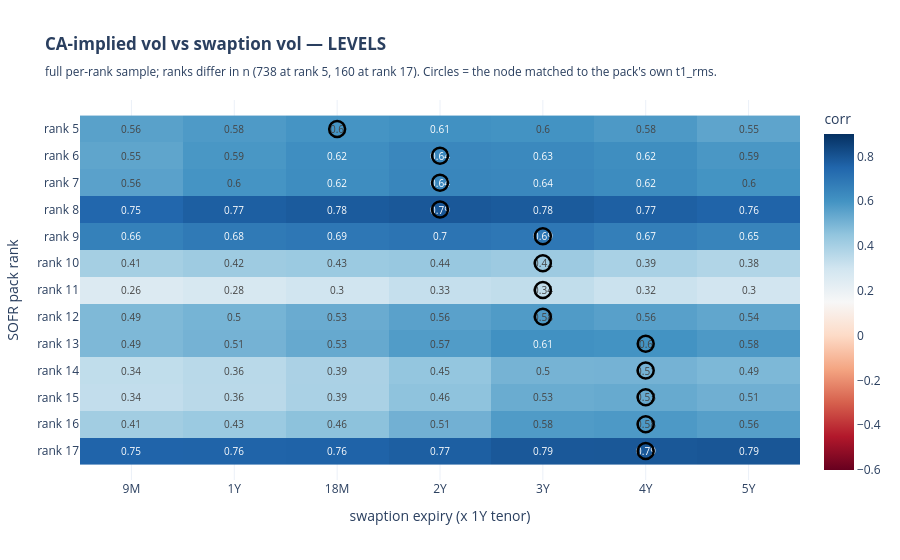
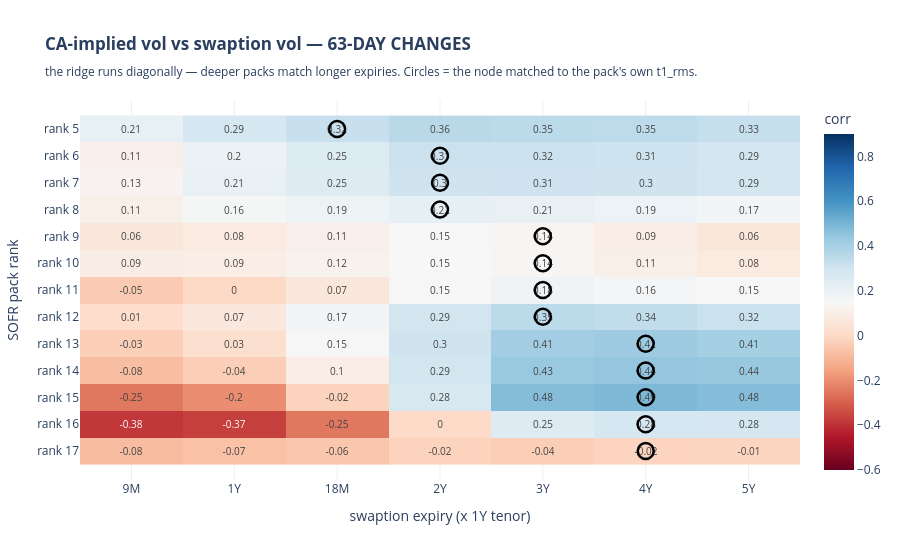

Source (notebook cell) for these figures, in order:
### Code cell
# The heatmaps. The d63 one is where the mechanism shows: a diagonal ridge.
for _m, _title, _sub in (
    (CORR_L, "LEVELS", "full per-rank sample; ranks differ in n (738 at rank 5, 160 at rank 17)"),
    (CORR_63, "63-DAY CHANGES", "the ridge runs diagonally — deeper packs match longer expiries"),
):
    _fig = go.Figure(go.Heatmap(
        z=_m.to_numpy(float), x=[str(c) for c in _m.columns],
        y=[f"rank {r}" for r in _m.index], colorscale="RdBu", zmid=0.0,
        zmin=-0.6, zmax=0.9, colorbar=dict(title="corr"),
        text=np.round(_m.to_numpy(float), 2), texttemplate="%{text}",
        textfont=dict(size=10)))
    _fig.add_trace(go.Scatter(
        x=[CVL.matched_node(t) for t in EXPMATCH["t1_rms_y"]],
        y=[f"rank {r}" for r in EXPMATCH.index], mode="markers",
        name="expiry-matched node", marker=dict(symbol="circle-open", size=16,
                                                color="#000", line=dict(width=2.5))))
    _fig.update_layout(
        title=(f"<b>CA-implied vol vs swaption vol — {_title}</b>"
               f"<br><sub>{_sub}. Circles = the node matched to the pack's own "
               "t1_rms.</sub>"),
        xaxis=dict(title=f"swaption expiry (x {CFG.vol_tenor} tenor)"),
        yaxis=dict(title="SOFR pack rank", autorange="reversed"),
        template="plotly_white", height=560)
    _fig.show()

### Figure 1 — Plotly figure (JSON) as saved in the notebook; plotly's stock layout.template omitted (floating-point values rounded to 4 significant figures)
{"data": [{"colorbar": {"title": {"text": "corr"}}, "colorscale": [[0.0, "rgb(103,0,31)"], [0.1, "rgb(178,24,43)"], [0.2, "rgb(214,96,77)"], [0.3, "rgb(244,165,130)"], [0.4, "rgb(253,219,199)"], [0.5, "rgb(247,247,247)"], [0.6, "rgb(209,229,240)"], [0.7, "rgb(146,197,222)"], [0.8, "rgb(67,147,195)"], [0.9, "rgb(33,102,172)"], [1.0, "rgb(5,48,97)"]], "text": [[0.56, 0.58, 0.6, 0.61, 0.6, 0.58, 0.55], [0.55, 0.59, 0.62, 0.64, 0.63, 0.62, 0.59], [0.56, 0.6, 0.62, 0.64, 0.64, 0.62, 0.6], [0.75, 0.77, 0.78, 0.79, 0.78, 0.77, 0.76], [0.66, 0.68, 0.69, 0.7, 0.69, 0.67, 0.65], [0.41, 0.42, 0.43, 0.44, 0.42, 0.39, 0.38], [0.26, 0.28, 0.3, 0.33, 0.34, 0.32, 0.3], [0.49, 0.5, 0.53, 0.56, 0.58, 0.56, 0.54], [0.49, 0.51, 0.53, 0.57, 0.61, 0.6, 0.58], [0.34, 0.36, 0.39, 0.45, 0.5, 0.51, 0.49], [0.34, 0.36, 0.39, 0.46, 0.53, 0.53, 0.51], [0.41, 0.43, 0.46, 0.51, 0.58, 0.58, 0.56], [0.75, 0.76, 0.76, 0.77, 0.79, 0.79, 0.79]], "textfont": {"size": 10}, "texttemplate": "%{text}", "type": "heatmap", "x": ["9M", "1Y", "18M", "2Y", "3Y", "4Y", "5Y"], "y": ["rank 5", "rank 6", "rank 7", "rank 8", "rank 9", "rank 10", "rank 11", "rank 12", "rank 13", "rank 14", "rank 15", "rank 16", "rank 17"], "z": [[0.5588, 0.5792, 0.5955, 0.6073, 0.5994, 0.5808, 0.5494], [0.5474, 0.5894, 0.6156, 0.64, 0.6345, 0.6171, 0.5871], [0.5566, 0.5967, 0.6211, 0.6434, 0.6403, 0.6243, 0.5976], [0.7463, 0.7706, 0.7803, 0.7876, 0.7817, 0.7671, 0.7563], [0.6597, 0.682, 0.6924, 0.7027, 0.6944, 0.6658, 0.6507], [0.4052, 0.4209, 0.4287, 0.4357, 0.4243, 0.3947, 0.3768], [0.2556, 0.2764, 0.3, 0.3278, 0.3377, 0.3154, 0.2962], [0.4862, 0.5024, 0.5267, 0.5571, 0.5752, 0.5607, 0.543], [0.4888, 0.5058, 0.533, 0.5725, 0.608, 0.6007, 0.5809], [0.3394, 0.3572, 0.3916, 0.4452, 0.5029, 0.5057, 0.4898], [0.3367, 0.3558, 0.3938, 0.4562, 0.5259, 0.5321, 0.5146], [0.4126, 0.4278, 0.4589, 0.5116, 0.5759, 0.5816, 0.5647], [0.7542, 0.7551, 0.7581, 0.7702, 0.7889, 0.7893, 0.7942]], "zmax": 0.9, "zmid": 0.0, "zmin": -0.6}, {"marker": {"color": "#000", "line": {"width": 2.5}, "size": 16, "symbol": "circle-open"}, "mode": "markers", "name": "expiry-matched node", "type": "scatter", "x": ["18M", "2Y", "2Y", "2Y", "3Y", "3Y", "3Y", "3Y", "4Y", "4Y", "4Y", "4Y", "4Y"], "y": ["rank 5", "rank 6", "rank 7", "rank 8", "rank 9", "rank 10", "rank 11", "rank 12", "rank 13", "rank 14", "rank 15", "rank 16", "rank 17"]}], "layout": {"height": 560, "title": {"text": "<b>CA-implied vol vs swaption vol — LEVELS</b><br><sub>full per-rank sample; ranks differ in n (738 at rank 5, 160 at rank 17). Circles = the node matched to the pack's own t1_rms.</sub>"}, "xaxis": {"title": {"text": "swaption expiry (x 1Y tenor)"}}, "yaxis": {"autorange": "reversed", "title": {"text": "SOFR pack rank"}}}}

### Figure 2 — Plotly figure (JSON) as saved in the notebook; plotly's stock layout.template omitted (floating-point values rounded to 4 significant figures)
{"data": [{"colorbar": {"title": {"text": "corr"}}, "colorscale": [[0.0, "rgb(103,0,31)"], [0.1, "rgb(178,24,43)"], [0.2, "rgb(214,96,77)"], [0.3, "rgb(244,165,130)"], [0.4, "rgb(253,219,199)"], [0.5, "rgb(247,247,247)"], [0.6, "rgb(209,229,240)"], [0.7, "rgb(146,197,222)"], [0.8, "rgb(67,147,195)"], [0.9, "rgb(33,102,172)"], [1.0, "rgb(5,48,97)"]], "text": [[0.21, 0.29, 0.32, 0.36, 0.35, 0.35, 0.33], [0.11, 0.2, 0.25, 0.31, 0.32, 0.31, 0.29], [0.13, 0.21, 0.25, 0.3, 0.31, 0.3, 0.29], [0.11, 0.16, 0.19, 0.22, 0.21, 0.19, 0.17], [0.06, 0.08, 0.11, 0.15, 0.14, 0.09, 0.06], [0.09, 0.09, 0.12, 0.15, 0.14, 0.11, 0.08], [-0.05, -0.0, 0.07, 0.15, 0.18, 0.16, 0.15], [0.01, 0.07, 0.17, 0.29, 0.35, 0.34, 0.32], [-0.03, 0.03, 0.15, 0.3, 0.41, 0.42, 0.41], [-0.08, -0.04, 0.1, 0.29, 0.43, 0.44, 0.44], [-0.25, -0.2, -0.02, 0.28, 0.48, 0.49, 0.48], [-0.38, -0.37, -0.25, 0.0, 0.25, 0.28, 0.28], [-0.08, -0.07, -0.06, -0.02, -0.04, -0.02, -0.01]], "textfont": {"size": 10}, "texttemplate": "%{text}", "type": "heatmap", "x": ["9M", "1Y", "18M", "2Y", "3Y", "4Y", "5Y"], "y": ["rank 5", "rank 6", "rank 7", "rank 8", "rank 9", "rank 10", "rank 11", "rank 12", "rank 13", "rank 14", "rank 15", "rank 16", "rank 17"], "z": [[0.2123, 0.2855, 0.3214, 0.3575, 0.3522, 0.3465, 0.3294], [0.1082, 0.1983, 0.2508, 0.3135, 0.3167, 0.3089, 0.2886], [0.129, 0.2054, 0.2487, 0.3024, 0.3081, 0.3044, 0.287], [0.1077, 0.1618, 0.1906, 0.2193, 0.2097, 0.1926, 0.1681], [0.0639, 0.08184, 0.1081, 0.1458, 0.135, 0.09415, 0.06077], [0.09318, 0.09482, 0.1224, 0.1497, 0.1403, 0.1071, 0.07946], [-0.04565, -0.001719, 0.06691, 0.1469, 0.1793, 0.1639, 0.1467], [0.01129, 0.07101, 0.1715, 0.2913, 0.3517, 0.3382, 0.316], [-0.03289, 0.02549, 0.1457, 0.303, 0.4121, 0.4201, 0.4053], [-0.08157, -0.03583, 0.09577, 0.2948, 0.4333, 0.4449, 0.4374], [-0.2495, -0.2013, -0.022, 0.2754, 0.4754, 0.4879, 0.477], [-0.3848, -0.3691, -0.2499, 0.00205, 0.2492, 0.2826, 0.2795], [-0.08271, -0.06996, -0.05756, -0.02272, -0.03742, -0.01813, -0.01323]], "zmax": 0.9, "zmid": 0.0, "zmin": -0.6}, {"marker": {"color": "#000", "line": {"width": 2.5}, "size": 16, "symbol": "circle-open"}, "mode": "markers", "name": "expiry-matched node", "type": "scatter", "x": ["18M", "2Y", "2Y", "2Y", "3Y", "3Y", "3Y", "3Y", "4Y", "4Y", "4Y", "4Y", "4Y"], "y": ["rank 5", "rank 6", "rank 7", "rank 8", "rank 9", "rank 10", "rank 11", "rank 12", "rank 13", "rank 14", "rank 15", "rank 16", "rank 17"]}], "layout": {"height": 560, "title": {"text": "<b>CA-implied vol vs swaption vol — 63-DAY CHANGES</b><br><sub>the ridge runs diagonally — deeper packs match longer expiries. Circles = the node matched to the pack's own t1_rms.</sub>"}, "xaxis": {"title": {"text": "swaption expiry (x 1Y tenor)"}}, "yaxis": {"autorange": "reversed", "title": {"text": "SOFR pack rank"}}}}
